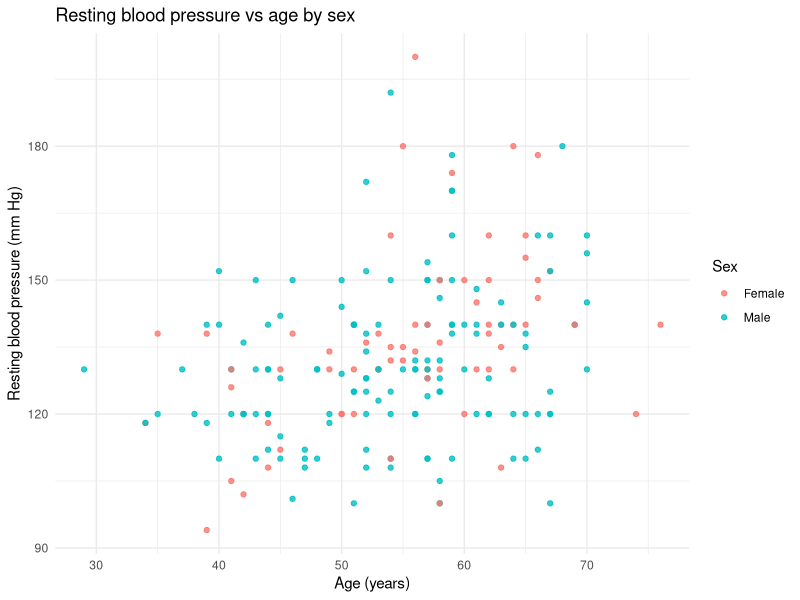
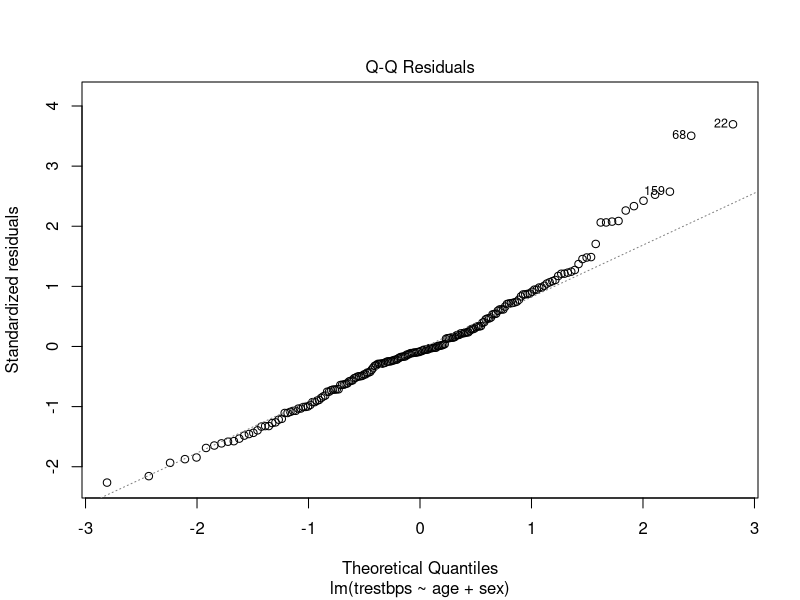
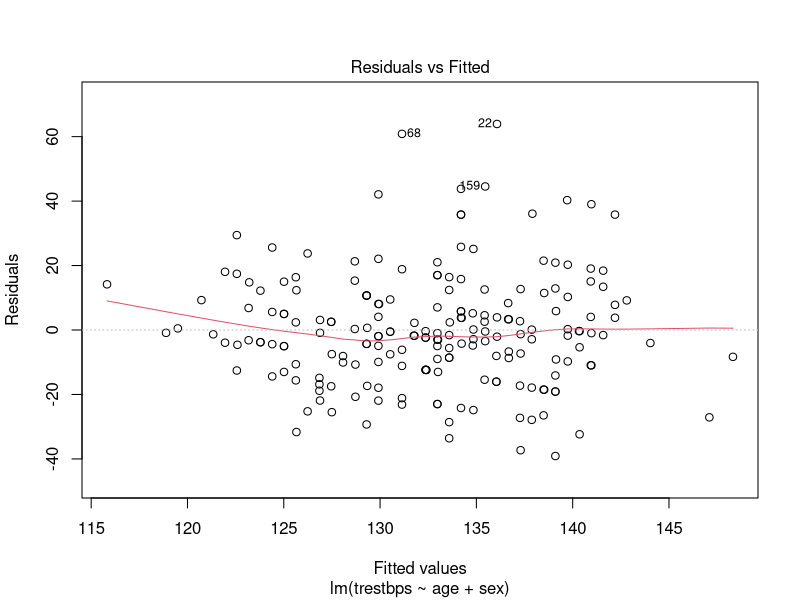

Source code (R) for these figures, in order:
## ---- chunk 1
#| include: false

library(haven)
library(dplyr)
library(ggplot2)
library(car)

heart_data <- read_sav("datasets/heart_disease_cleveland.sav")
heart_data <- heart_data |> mutate(across(where(is.labelled), as_factor))

set.seed(123456)
heart_data <- heart_data[sample(nrow(heart_data), 200), ]
## ---- chunk 2
ggplot(heart_data, aes(x = age, y = trestbps, color = sex)) +
  geom_point(alpha = 0.8) +
  labs(
    x = "Age (years)",
    y = "Resting blood pressure (mm Hg)",
    color = "Sex",
    title = "Resting blood pressure vs age by sex"
  ) +
  theme_minimal()
## ---- chunk 3
model_a <- lm(trestbps ~ age + sex, data = heart_data)
summary(model_a)
## ---- chunk 4
coef_a <- summary(model_a)$coefficients
ci_a <- confint(model_a)

sex_term <- grep("^sex", rownames(coef_a), value = TRUE)[1]

data.frame(
  term = sex_term,
  estimate = coef_a[sex_term, "Estimate"],
  ci_lower = ci_a[sex_term, 1],
  ci_upper = ci_a[sex_term, 2],
  p_value = coef_a[sex_term, "Pr(>|t|)"],
  row.names = NULL
)
## ---- chunk 5
plot(model_a, which = 2)  # Q-Q plot
## ---- chunk 6
plot(model_a, which = 1)  # Residuals vs fitted
## ---- chunk 7
op <- options(contrasts = c("contr.sum", "contr.poly"))
model_a_int <- lm(trestbps ~ age * sex, data = heart_data)
Anova(model_a_int, type = "III")
options(op)
## ---- chunk 8
heart_data <- heart_data |>
  mutate(
    target01 = ifelse(target == "Heart Disease", 1, 0),
    chol10 = chol / 10
  )

table(heart_data$target, heart_data$target01)
## ---- chunk 9
model_b1 <- glm(target01 ~ chol10, family = binomial, data = heart_data)
summary(model_b1)
## ---- chunk 10
or_ci <- function(model, term) {
  beta <- coef(model)[term]
  se <- summary(model)$coefficients[term, "Std. Error"]
  ci <- beta + c(-1, 1) * 1.96 * se
  data.frame(
    term = term,
    OR = exp(beta),
    CI_lower = exp(ci[1]),
    CI_upper = exp(ci[2]),
    row.names = NULL
  )
}

or_ci(model_b1, "chol10")
## ---- chunk 11
model_b2 <- glm(target01 ~ chol10 + age + sex, family = binomial, data = heart_data)
summary(model_b2)
## ---- chunk 12
or_ci(model_b2, "chol10")
## ---- chunk 13
full_terms <- c("age", "sex", "cp", "chol", "fbs", "trestbps")
current_terms <- full_terms

op <- options(contrasts = c("contr.sum", "contr.poly"))

fit <- lm(as.formula(paste("thalach ~", paste(current_terms, collapse = " + "))), data = heart_data)

removal_steps <- tibble(step = integer(), removed = character(), p_value = double())

for (iteration in seq_len(length(full_terms))) {
  tab <- Anova(fit, type = "III")
  tab <- tab[rownames(tab) != "(Intercept)", , drop = FALSE]
  pvals <- tab[, "Pr(>F)"]

  max_p <- max(pvals, na.rm = TRUE)
  if (is.na(max_p) || max_p < 0.10) break

  term_to_remove <- rownames(tab)[which.max(pvals)]
  if (!term_to_remove %in% current_terms) {
    stop("Backward elimination error: term not in model terms: ", term_to_remove)
  }

  removal_steps <- bind_rows(
    removal_steps,
    tibble(step = nrow(removal_steps) + 1, removed = term_to_remove, p_value = max_p)
  )

  current_terms <- setdiff(current_terms, term_to_remove)
  if (length(current_terms) == 0) break
  fit <- lm(as.formula(paste("thalach ~", paste(current_terms, collapse = " + "))), data = heart_data)
}

options(op)

final_model_c <- lm(
  as.formula(paste("thalach ~", paste(current_terms, collapse = " + "))),
  data = heart_data
)

removal_steps
## ---- chunk 14
summary(final_model_c)
## ---- chunk 15
coef_c <- summary(final_model_c)$coefficients
ci_c <- confint(final_model_c)

final_table_c <- as.data.frame(coef_c) |>
  mutate(term = rownames(coef_c)) |>
  relocate(term) |>
  rename(
    estimate = Estimate,
    std_error = `Std. Error`,
    statistic = `t value`,
    p_value = `Pr(>|t|)`
  ) |>
  left_join(
    tibble(term = rownames(ci_c), ci_lower = ci_c[, 1], ci_upper = ci_c[, 2]),
    by = "term"
  )

final_table_c
